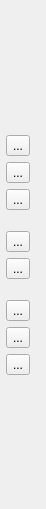
<?xml version="1.0" encoding="UTF-8"?>
<ui version="4.0">
 <class>drwSimplifiedToolbar</class>
 <widget class="QWidget" name="drwSimplifiedToolbar">
  <property name="geometry">
   <rect>
    <x>0</x>
    <y>0</y>
    <width>46</width>
    <height>509</height>
   </rect>
  </property>
  <property name="sizePolicy">
   <sizepolicy hsizetype="Fixed" vsizetype="Preferred">
    <horstretch>0</horstretch>
    <verstretch>0</verstretch>
   </sizepolicy>
  </property>
  <property name="windowTitle">
   <string>Form</string>
  </property>
  <layout class="QVBoxLayout" name="verticalLayout">
   <property name="leftMargin">
    <number>6</number>
   </property>
   <property name="topMargin">
    <number>6</number>
   </property>
   <property name="rightMargin">
    <number>0</number>
   </property>
   <property name="bottomMargin">
    <number>6</number>
   </property>
   <item>
    <spacer name="verticalSpacer_4">
     <property name="orientation">
      <enum>Qt::Vertical</enum>
     </property>
     <property name="sizeHint" stdset="0">
      <size>
       <width>20</width>
       <height>40</height>
      </size>
     </property>
    </spacer>
   </item>
   <item>
    <widget class="QToolButton" name="smallBrushButton">
     <property name="text">
      <string>...</string>
     </property>
     <property name="icon">
      <iconset resource="lineslibresources.qrc">
       <normaloff>:/lines-icons-48x48/small-brush-white.png</normaloff>:/lines-icons-48x48/small-brush-white.png</iconset>
     </property>
     <property name="iconSize">
      <size>
       <width>30</width>
       <height>30</height>
      </size>
     </property>
     <property name="checkable">
      <bool>true</bool>
     </property>
     <property name="autoExclusive">
      <bool>true</bool>
     </property>
     <attribute name="buttonGroup">
      <string notr="true">paintToolButtonGroup</string>
     </attribute>
    </widget>
   </item>
   <item>
    <widget class="QToolButton" name="bigBrushButton">
     <property name="text">
      <string>...</string>
     </property>
     <property name="icon">
      <iconset resource="lineslibresources.qrc">
       <normaloff>:/lines-icons-48x48/big-brush-white.png</normaloff>:/lines-icons-48x48/big-brush-white.png</iconset>
     </property>
     <property name="iconSize">
      <size>
       <width>30</width>
       <height>30</height>
      </size>
     </property>
     <property name="checkable">
      <bool>true</bool>
     </property>
     <property name="autoExclusive">
      <bool>true</bool>
     </property>
     <attribute name="buttonGroup">
      <string notr="true">paintToolButtonGroup</string>
     </attribute>
    </widget>
   </item>
   <item>
    <widget class="QToolButton" name="eraserButton">
     <property name="text">
      <string>...</string>
     </property>
     <property name="icon">
      <iconset resource="lineslibresources.qrc">
       <normaloff>:/lines-icons-48x48/eraser.png</normaloff>:/lines-icons-48x48/eraser.png</iconset>
     </property>
     <property name="iconSize">
      <size>
       <width>30</width>
       <height>30</height>
      </size>
     </property>
     <property name="checkable">
      <bool>true</bool>
     </property>
     <property name="autoExclusive">
      <bool>true</bool>
     </property>
     <attribute name="buttonGroup">
      <string notr="true">paintToolButtonGroup</string>
     </attribute>
    </widget>
   </item>
   <item>
    <spacer name="verticalSpacer">
     <property name="orientation">
      <enum>Qt::Vertical</enum>
     </property>
     <property name="sizeType">
      <enum>QSizePolicy::Fixed</enum>
     </property>
     <property name="sizeHint" stdset="0">
      <size>
       <width>20</width>
       <height>15</height>
      </size>
     </property>
    </spacer>
   </item>
   <item>
    <widget class="QToolButton" name="manualModeButton">
     <property name="text">
      <string>...</string>
     </property>
     <property name="icon">
      <iconset resource="lineslibresources.qrc">
       <normaloff>:/lines-icons-48x48/manual-white.png</normaloff>:/lines-icons-48x48/manual-white.png</iconset>
     </property>
     <property name="iconSize">
      <size>
       <width>30</width>
       <height>30</height>
      </size>
     </property>
     <property name="checkable">
      <bool>true</bool>
     </property>
     <property name="autoExclusive">
      <bool>true</bool>
     </property>
     <attribute name="buttonGroup">
      <string notr="true">frameChangeButtonGroup</string>
     </attribute>
    </widget>
   </item>
   <item>
    <widget class="QToolButton" name="jumpModeButton">
     <property name="text">
      <string>...</string>
     </property>
     <property name="icon">
      <iconset resource="lineslibresources.qrc">
       <normaloff>:/lines-icons-48x48/jump-white.png</normaloff>:/lines-icons-48x48/jump-white.png</iconset>
     </property>
     <property name="iconSize">
      <size>
       <width>30</width>
       <height>30</height>
      </size>
     </property>
     <property name="checkable">
      <bool>true</bool>
     </property>
     <property name="autoExclusive">
      <bool>true</bool>
     </property>
     <attribute name="buttonGroup">
      <string notr="true">frameChangeButtonGroup</string>
     </attribute>
    </widget>
   </item>
   <item>
    <spacer name="verticalSpacer_2">
     <property name="orientation">
      <enum>Qt::Vertical</enum>
     </property>
     <property name="sizeType">
      <enum>QSizePolicy::Fixed</enum>
     </property>
     <property name="sizeHint" stdset="0">
      <size>
       <width>20</width>
       <height>15</height>
      </size>
     </property>
    </spacer>
   </item>
   <item>
    <widget class="QToolButton" name="noOnionButton">
     <property name="text">
      <string>...</string>
     </property>
     <property name="icon">
      <iconset resource="lineslibresources.qrc">
       <normaloff>:/lines-icons-48x48/no-onion-white.png</normaloff>:/lines-icons-48x48/no-onion-white.png</iconset>
     </property>
     <property name="iconSize">
      <size>
       <width>30</width>
       <height>30</height>
      </size>
     </property>
     <property name="checkable">
      <bool>true</bool>
     </property>
     <property name="autoExclusive">
      <bool>true</bool>
     </property>
     <attribute name="buttonGroup">
      <string notr="true">OnionSkinButtonGroup</string>
     </attribute>
    </widget>
   </item>
   <item>
    <widget class="QToolButton" name="oneOnionButton">
     <property name="text">
      <string>...</string>
     </property>
     <property name="icon">
      <iconset resource="lineslibresources.qrc">
       <normaloff>:/lines-icons-48x48/one-onion-white.png</normaloff>:/lines-icons-48x48/one-onion-white.png</iconset>
     </property>
     <property name="iconSize">
      <size>
       <width>30</width>
       <height>30</height>
      </size>
     </property>
     <property name="checkable">
      <bool>true</bool>
     </property>
     <property name="autoExclusive">
      <bool>true</bool>
     </property>
     <attribute name="buttonGroup">
      <string notr="true">OnionSkinButtonGroup</string>
     </attribute>
    </widget>
   </item>
   <item>
    <widget class="QToolButton" name="manyOnionButton">
     <property name="text">
      <string>...</string>
     </property>
     <property name="icon">
      <iconset resource="lineslibresources.qrc">
       <normaloff>:/lines-icons-48x48/many-onions-white.png</normaloff>:/lines-icons-48x48/many-onions-white.png</iconset>
     </property>
     <property name="iconSize">
      <size>
       <width>30</width>
       <height>30</height>
      </size>
     </property>
     <property name="checkable">
      <bool>true</bool>
     </property>
     <property name="autoExclusive">
      <bool>true</bool>
     </property>
     <attribute name="buttonGroup">
      <string notr="true">OnionSkinButtonGroup</string>
     </attribute>
    </widget>
   </item>
   <item>
    <spacer name="verticalSpacer_3">
     <property name="orientation">
      <enum>Qt::Vertical</enum>
     </property>
     <property name="sizeHint" stdset="0">
      <size>
       <width>20</width>
       <height>40</height>
      </size>
     </property>
    </spacer>
   </item>
  </layout>
 </widget>
 <resources>
  <include location="lineslibresources.qrc"/>
 </resources>
 <connections/>
 <buttongroups>
  <buttongroup name="paintToolButtonGroup"/>
  <buttongroup name="frameChangeButtonGroup"/>
  <buttongroup name="OnionSkinButtonGroup"/>
 </buttongroups>
</ui>
